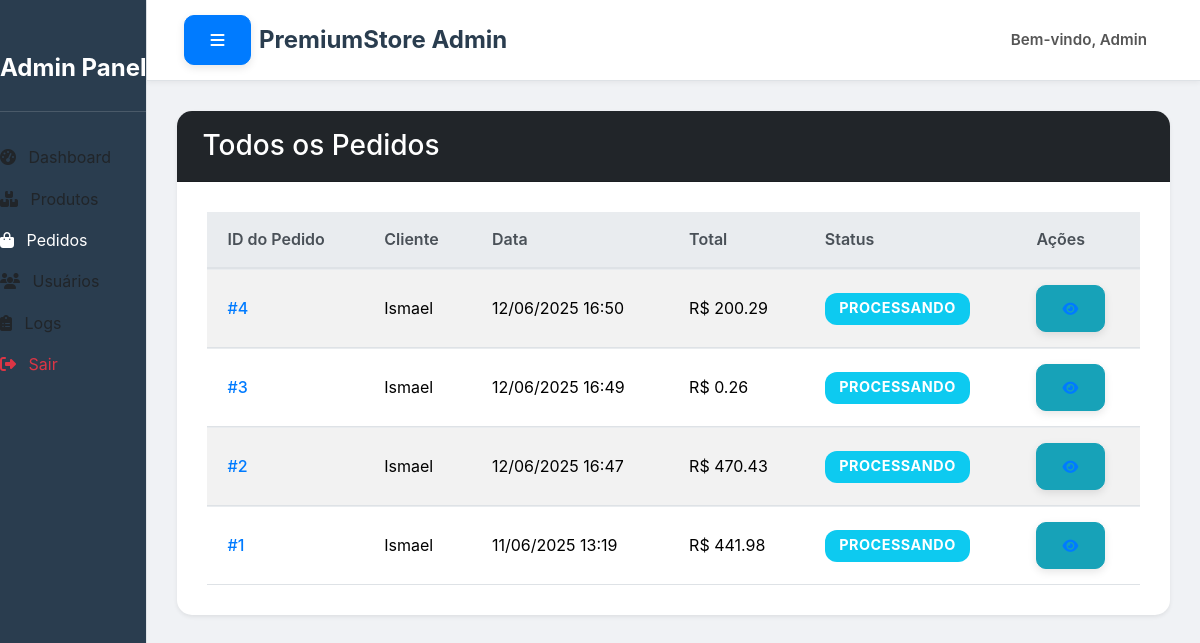
Page /admin/pedidos (signed in) on the earlier database version.
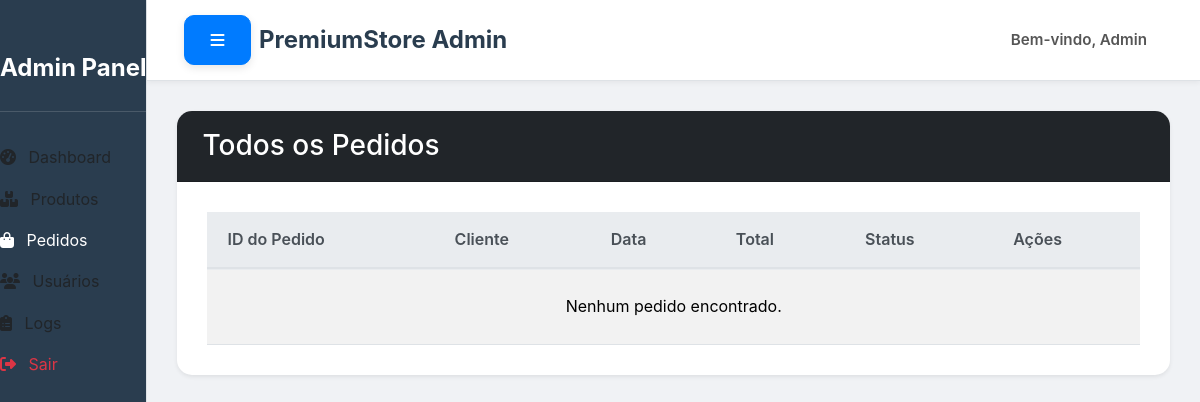
Same page on the later database version.
### tables this page shows
CREATE TABLE pedidos (
            id INTEGER PRIMARY KEY AUTOINCREMENT,
            usuario_id INTEGER,
            data TIMESTAMP DEFAULT CURRENT_TIMESTAMP,
            status TEXT DEFAULT 'Pendente',
            total REAL DEFAULT 0.0,
            FOREIGN KEY (usuario_id) REFERENCES usuarios(id)
        );

CREATE TABLE usuarios (
            id INTEGER PRIMARY KEY AUTOINCREMENT,
            nome TEXT NOT NULL,
            email TEXT UNIQUE NOT NULL,
            senha TEXT NOT NULL,
            is_admin BOOLEAN DEFAULT 0
        );

### routes/admin.py (the view)
@admin_bp.route('/pedidos')
@admin_required
def admin_pedidos():
    conn = conectar_db()
    cursor = conn.cursor()
    cursor.execute('''
        SELECT p.id, p.data, p.status, p.total, u.nome
        FROM pedidos p
        JOIN usuarios u ON p.usuario_id = u.id
        ORDER BY p.data DESC
    ''')
    pedidos_raw = cursor.fetchall()
    pedidos = []
    for pedido_raw in pedidos_raw:
        pedido = dict(pedido_raw)
        if 'data' in pedido and isinstance(pedido['data'], str):
            try:
                pedido['data'] = datetime.datetime.strptime(pedido['data'], '%Y-%m-%d %H:%M:%S')
            except ValueError:
                print(f"Warning: Unexpected date format for order ID {pedido.get('id')}: {pedido['data']}")
        pedidos.append(pedido)
    conn.close()
    return render_template('admin/pedidos.html', pedidos=pedidos)

### app.py (called while the page is built)
@app.context_processor
def inject_global_data():
    total_itens = 0
    if 'usuario_id' in session:
        usuario_id = session['usuario_id']
        try:
            total_itens = contar_itens_carrinho_db(usuario_id)
        except Exception as e:
            print(f"Erro ao contar itens do carrinho para o usuário {usuario_id}: {e}")
            total_itens = 0
    return {'total_itens': total_itens}

### database.py (called while the page is built)
def conectar_db():
    conn = sqlite3.connect(DB_NAME)
    conn.row_factory = sqlite3.Row # Permite acessar colunas por nome (como dicionário)
    return conn

def contar_itens_carrinho_db(usuario_id):
    conn = conectar_db()
    cursor = conn.cursor()
    cursor.execute('''
    SELECT COALESCE(SUM(quantidade), 0)
    FROM carrinho
    WHERE usuario_id = ?
    ''', (usuario_id,))
    total_itens = cursor.fetchone()[0]
    conn.close()
    return total_itens

### templates/admin/pedidos.html (shortened to what this page needs)
{% extends "base_admin.html" %}
{% block admin_content %}
<div class="card shadow-sm">
    <div class="card-header bg-dark text-white">
        <h3 class="card-title mb-0">Todos os Pedidos</h3>
    </div>
    <div class="card-body">
        <div class="table-responsive">
            <table class="table table-striped table-hover align-middle">
                <thead>
                    <tr>
                        <th scope="col">ID do Pedido</th>
                        <th scope="col">Cliente</th>
                        <th scope="col">Data</th>
                        <th scope="col">Total</th>
                        <th scope="col">Status</th>
                        <th scope="col">Ações</th>
                    </tr>
                </thead>
                <tbody>
                    {% if pedidos %}
                        {% for pedido in pedidos %}
                        <tr>
                            <td><a href="{{ url_for('admin.detalhes_pedido', id=pedido.id) }}">#{{ pedido.id }}</a></td>
                            <td>{{ pedido.nome }}</td>
                            <td>{{ pedido.data.strftime('%d/%m/%Y %H:%M') }}</td>
                            <td>R$ {{ "%.2f"|format(pedido.total) }}</td>
                            <td>
                                {% set status_class = {
                                    'Pendente': 'warning',
                                    'Processando': 'info',
                                    'Concluído': 'success',
                                    'Cancelado': 'danger'
                                }[pedido.status] | default('secondary') %}
                                <span class="badge bg-{{ status_class }}">
                                    {{ pedido.status }}
                                </span>
                            </td>
                            <td>
                                <a href="{{ url_for('admin.detalhes_pedido', id=pedido.id) }}" class="btn btn-sm btn-info" aria-label="Ver detalhes do pedido {{ pedido.id }}">
                                    <i class="fas fa-eye"></i>
                                </a>
                            </td>
                        </tr>
                        {% endfor %}
                    {% else %}
                        <tr>
                            <td colspan="6" class="text-center py-4">Nenhum pedido encontrado.</td>
                        </tr>
                    {% endif %}
                </tbody>
            </table>
        </div>
    </div>
</div>
{% endblock %}

Differences in the rows shown:
removed pedidos: id "4", nome "Ismael", data "12/06/2025 16:50", total "200.29", status "PROCESSANDO"
removed pedidos: id "3", nome "Ismael", data "12/06/2025 16:49", total "0.26", status "PROCESSANDO"
removed pedidos: id "2", nome "Ismael", data "12/06/2025 16:47", total "470.43", status "PROCESSANDO"
no longer on this page (row edited): pedidos: id "1", nome "Ismael", data "11/06/2025 13:19", total "441.98", status "PROCESSANDO"
Other differences:
text now shown: "Nenhum pedido encontrado."
